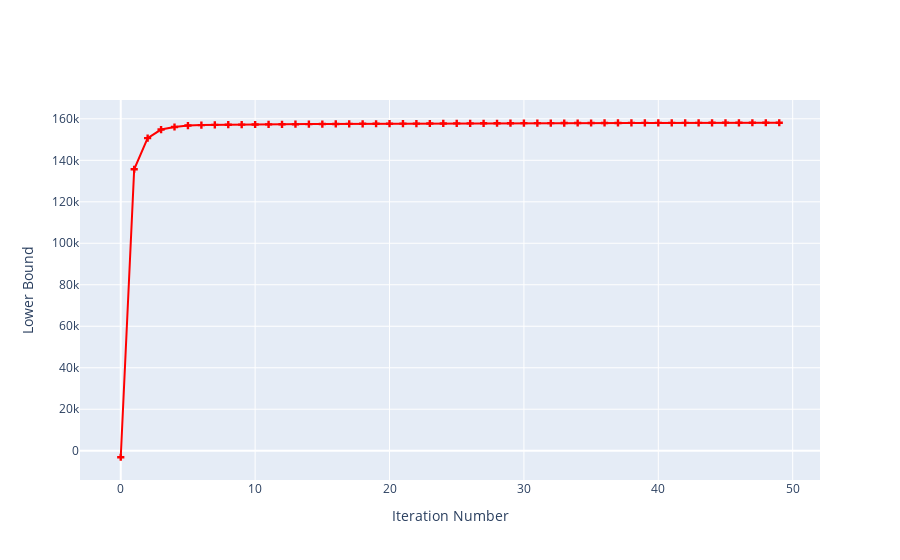

The notebook cell saved with this chart:
### Markdown cell above
# Plot lower bound history

### Code cell
fig = plot.svGPFA.plotUtilsPlotly.getPlotLowerBoundHist(lowerBoundHist=lowerBoundHist)
fig.show()
# IPython.display.HTML(fig.to_html())

### Figure 1 — Plotly figure (JSON) as saved in the notebook; plotly's stock layout.template omitted (floating-point values rounded to 4 significant figures)
{"data": [{"line": {"color": "red", "dash": "solid"}, "marker": {"symbol": "cross"}, "mode": "lines+markers", "showlegend": false, "type": "scatter", "y": [-3144.0, 135700.0, 150700.0, 154800.0, 156100.0, 156700.0, 157000.0, 157100.0, 157100.0, 157200.0, 157200.0, 157300.0, 157400.0, 157400.0, 157400.0, 157500.0, 157500.0, 157600.0, 157600.0, 157600.0, 157600.0, 157700.0, 157700.0, 157700.0, 157800.0, 157800.0, 157800.0, 157800.0, 157900.0, 157900.0, 157900.0, 157900.0, 157900.0, 158000.0, 158000.0, 158000.0, 158000.0, 158000.0, 158000.0, 158000.0, 158000.0, 158000.0, 158100.0, 158100.0, 158100.0, 158100.0, 158100.0, 158100.0, 158100.0, 158100.0]}], "layout": {"xaxis": {"title": {"text": "Iteration Number"}}, "yaxis": {"title": {"text": "Lower Bound"}}}}
